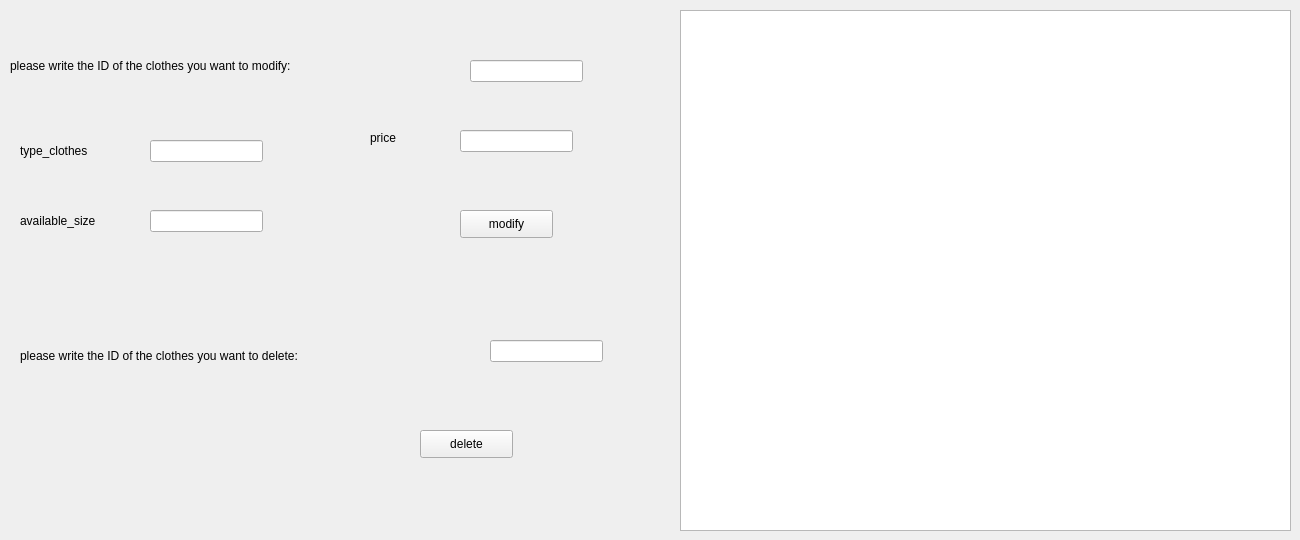
     <widget class="QWidget" name="tab_41">
      <attribute name="title">
       <string>delete/modify</string>
      </attribute>
      <widget class="QLabel" name="label_117">
       <property name="geometry">
        <rect>
         <x>10</x>
         <y>40</y>
         <width>441</width>
         <height>51</height>
        </rect>
       </property>
       <property name="text">
        <string>please write the ID of the clothes you want to modify:</string>
       </property>
      </widget>
      <widget class="QLineEdit" name="idclothes_modif">
       <property name="geometry">
        <rect>
         <x>470</x>
         <y>60</y>
         <width>113</width>
         <height>22</height>
        </rect>
       </property>
      </widget>
      <widget class="QLineEdit" name="typeclothes_modif">
       <property name="geometry">
        <rect>
         <x>150</x>
         <y>140</y>
         <width>113</width>
         <height>22</height>
        </rect>
       </property>
      </widget>
      <widget class="QLineEdit" name="size_modifcl">
       <property name="geometry">
        <rect>
         <x>150</x>
         <y>210</y>
         <width>113</width>
         <height>22</height>
        </rect>
       </property>
      </widget>
      <widget class="QLineEdit" name="priceclothes_modif">
       <property name="geometry">
        <rect>
         <x>460</x>
         <y>130</y>
         <width>113</width>
         <height>22</height>
        </rect>
       </property>
      </widget>
      <widget class="QLabel" name="label_118">
       <property name="geometry">
        <rect>
         <x>20</x>
         <y>130</y>
         <width>121</width>
         <height>41</height>
        </rect>
       </property>
       <property name="text">
        <string>type_clothes</string>
       </property>
      </widget>
      <widget class="QLabel" name="sizeclothes_modif">
       <property name="geometry">
        <rect>
         <x>20</x>
         <y>200</y>
         <width>121</width>
         <height>41</height>
        </rect>
       </property>
       <property name="text">
        <string>available_size</string>
       </property>
      </widget>
      <widget class="QLabel" name="label_141">
       <property name="geometry">
        <rect>
         <x>370</x>
         <y>130</y>
         <width>56</width>
         <height>16</height>
        </rect>
       </property>
       <property name="text">
        <string>price</string>
       </property>
      </widget>
      <widget class="QPushButton" name="modify_clothes">
       <property name="geometry">
        <rect>
         <x>460</x>
         <y>210</y>
         <width>93</width>
         <height>28</height>
        </rect>
       </property>
       <property name="text">
        <string>modify</string>
       </property>
      </widget>
      <widget class="QLabel" name="label_140">
       <property name="geometry">
        <rect>
         <x>20</x>
         <y>330</y>
         <width>451</width>
         <height>51</height>
        </rect>
       </property>
       <property name="text">
        <string>please write the ID of the clothes you want to delete:</string>
       </property>
      </widget>
      <widget class="QLineEdit" name="idclothes_delete">
       <property name="geometry">
        <rect>
         <x>490</x>
         <y>340</y>
         <width>113</width>
         <height>22</height>
        </rect>
       </property>
      </widget>
      <widget class="QPushButton" name="clothes_delete">
       <property name="geometry">
        <rect>
         <x>420</x>
         <y>430</y>
         <width>93</width>
         <height>28</height>
        </rect>
       </property>
       <property name="text">
        <string>delete</string>
       </property>
      </widget>
      <widget class="QTableView" name="table_clothes1">
       <property name="geometry">
        <rect>
         <x>680</x>
         <y>10</y>
         <width>611</width>
         <height>521</height>
        </rect>
       </property>
      </widget>
     </widget>
